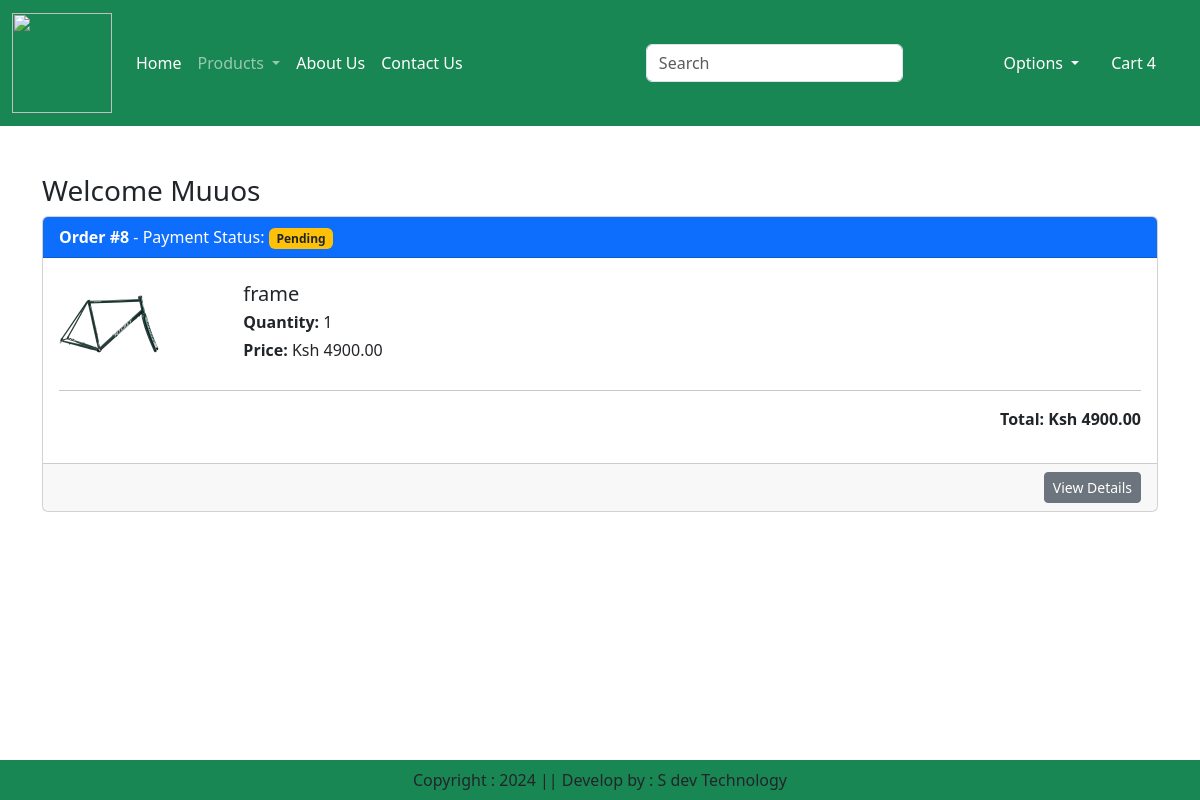
The page /orders/ (signed in) on the database its author committed.
### app/models.py (models this page shows, shortened)
class Order(models.Model):
    STATUS_CHOICES = [
        ('Pending', 'Pending'),
        ('Processing', 'Processing'),
        ('Shipped', 'Shipped'),
        ('Delivered', 'Delivered'),
        ('Cancelled', 'Cancelled'),
    ]
    user = models.ForeignKey(User, on_delete=models.CASCADE)
    shipping_address = models.ForeignKey(Customer, on_delete=models.SET_NULL, null=True, blank=True)  # New field
    total_amount = models.DecimalField(max_digits=10, decimal_places=2, default=0.00)
    status = models.CharField(max_length=20, choices=STATUS_CHOICES, default='Pending')
    created_at = models.DateTimeField(auto_now_add=True)

class OrderItem(models.Model):
    order = models.ForeignKey(Order, on_delete=models.CASCADE, related_name='items')
    product = models.ForeignKey(Product, on_delete=models.CASCADE)
    quantity = models.PositiveIntegerField(default=1)
    price = models.DecimalField(max_digits=10, decimal_places=2, default=0.00)
    @property
    def total_price(self):
        return self.quantity * self.price

class Product(models.Model):
    title = models.CharField(max_length=100)
    selling_price = models.FloatField()
    discounted_price = models.FloatField()
    description = models.TextField()
    composition = models.TextField(default='')
    prodapp = models.TextField(default='')
    category = models.CharField(choices=CATEGORY_CHOICES, max_length=2)
    product_image = models.ImageField(upload_to='product')

### app/views.py (the view)
# urls.py: path('orders/', order_list, name='orders'),
@login_required
def order_list(request):
    orders = Order.objects.filter(user=request.user).prefetch_related("items__product").order_by("-created_at")
    return render(request, "app/orders.html", {"orders": orders})

### app/templates/app/orders.html (shortened to what this page needs)
{% extends 'app/base.html' %}
{% load static %}
{% block main-content %}
<div class="container my-5">
    <h3>Welcome <span class="text-capitalize">{{ request.user }}</span></h3>
    {% if orders %}
        {% for order in orders %}
            <div class="card mb-3">
                <div class="card-header bg-primary text-white">
                    <strong>Order #{{ order.id }}</strong> - Payment Status:
                    <span class="badge bg-warning text-dark">{{ order.status }}</span>
                </div>
                <div class="card-body">
                    {% for item in order.items.all %}
                        <div class="row align-items-center">
                            <div class="col-sm-2">
                                <img src="{{ item.product.product_image.url }}" class="img-fluid rounded" width="100" height="100" alt="{{ item.product.title }}">
                            </div>
                            <div class="col-sm-7">
                                <h5 class="mb-1">{{ item.product.title }}</h5>
                                <p class="mb-1"><strong>Quantity:</strong> {{ item.quantity }}</p>
                                <p class="mb-1"><strong>Price:</strong> Ksh {{ item.total_price }}</p>
                            </div>
                        </div>
                        <hr>
                    {% endfor %}
                    <p class="text-end"><strong>Total: Ksh {{ order.total_amount }}</strong></p>
                </div>
                <div class="card-footer text-end">
                    <a href="#" class="btn btn-secondary btn-sm">View Details</a>
                </div>
            </div>
        {% endfor %}
    {% else %}
        <div class="alert alert-info text-center">
            No orders found. Place an order to see it here.
        </div>
    {% endif %}
</div>
{% endblock main-content %}

### rows shown on the page
Order: id "8", status "Pending", total_amount "4900.00"
OrderItem: product.product_image (picture), product "frame", quantity "1", total_price "4900.00"

### other values the page prints
{{ request.user }} "Muuos"
